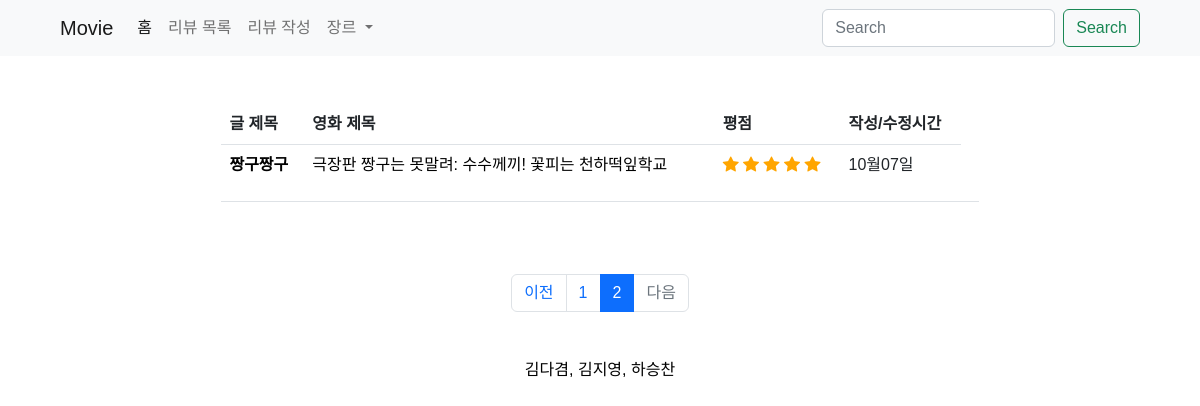
Page /movies/index/?&page=2 on the committed database.
### movies/models.py (models this page shows)
class Review(models.Model):
    title = models.CharField(max_length=30)
    content = models.TextField()
    movie_name = models.CharField(max_length=30, choices=title_table)
    grade = models.IntegerField(choices=RATE_CHOICES)
    created_at = models.DateField(auto_now_add=True)
    updated_at = models.DateField(auto_now=True)
    genre = models.CharField(max_length=5, choices=genre_table)

### movies/views.py (the view)
# urls.py: path("index/", views.index, name="index"),
def index(request):
    reviews = Review.objects.order_by('-pk')
    page = request.GET.get('page')
    paginator = Paginator(reviews, 10)
    page_obj = paginator.get_page(page)
    context = {
        "reviews": reviews,
        "page_obj": page_obj,
    }
    return render(request, "movies/index.html", context)

### movies/templates/movies/index.html (shortened to what this page needs)
{% extends 'base.html' %}
{% load static %}
{% block content %}
  <div class="container my-5" style="width: 70%;">
    {% if reviews %}
      <table class="table mt-5">
        <thead>
          <tr>
            <th scope="col">글 제목</th>
            <th scope="col">영화 제목</th>
            <th scope="col">평점</th>
            <th scope="col">작성/수정시간</th>
          </tr>
        </thead>
        <tbody>
          {% for review in page_obj %}
            <tr>
              <th scope="row">
                <a class="text-decoration-none text-black" href="{% url 'movies:detail' review.pk %}">{{ review.title }}</a>
              </th>
              <td>
                <a class="text-decoration-none text-black" href="{% url 'movies:detail' review.pk %}">{{ review.movie_name }}</a>
              </td>
              <td>
                {% if review.grade == 5 %}
                  <p>
                    <i class="bi bi-star-fill" style="color:orange;"></i>
                    <i class="bi bi-star-fill" style="color:orange;"></i>
                    <i class="bi bi-star-fill" style="color:orange;"></i>
                    <i class="bi bi-star-fill" style="color:orange;"></i>
                    <i class="bi bi-star-fill" style="color:orange;"></i>
                  </p>
                {% endif %}
              </td>
              <td>
                {% if review.created_at == review.updated_at %}
                  {{ review.created_at|date:'m월d일' }}
                {% endif %}
              </td>
              <td>
              </td>
            </tr>
          {% endfor %}
        </tbody>
      </table>
      <br>
      <div id="paging">
        <ul class="pagination justify-content-center" style="margin-top: 2rem;">
          {% if page_obj.has_previous %}
            <li class="page-item">
              <a class="page-link" href="?&page={{ page_obj.previous_page_number }}">이전</a>
            {% else %}
              <li class="page-item disabled">
                <a class="page-link" tabindex="-1" aria-disabled="true" href="#">이전</a>
              </li>
            {% endif %}
            {% for page_number in page_obj.paginator.page_range %}
              {% if page_number == page_obj.number %}
                <li class="page-item active" aria-current="page">
                  <a class="page-link" href="?&page={{ page_number }}">{{ page_number }}</a>
                </li>
              {% else %}
                <li class="page-item">
                  <a class="page-link" href="?&page={{ page_number }}">{{ page_number }}</a>
                </li>
              {% endif %}
            {% endfor %}
            {% if page_obj.has_next %}
              <li class="page-item">
                <a class="page-link" href="?&page={{ page_obj.next_page_number }}">다음</a>
              </li>
            {% else %}
              <li class="page-item disabled">
                <a class="page-link" tabindex="-1" aria-disabled="true" href="#">다음</a>
              </li>
            {% endif %}
          </ul>
        </div>
      {%endif %}
    </div>
    {% endblock %}

### templates/base.html (style rules this page uses)
* { font-family: "Noto Sans KR", sans-serif; }

### rows in the picture
Review: title "짱구짱구", movie_name "극장판 짱구는 못말려: 수수께끼! 꽃피는 천하떡잎학교", grade 5 (drawn), created_at "10월07일"

### other values in the picture
{{ page_number }} "1"
{{ page_number }} "2"
